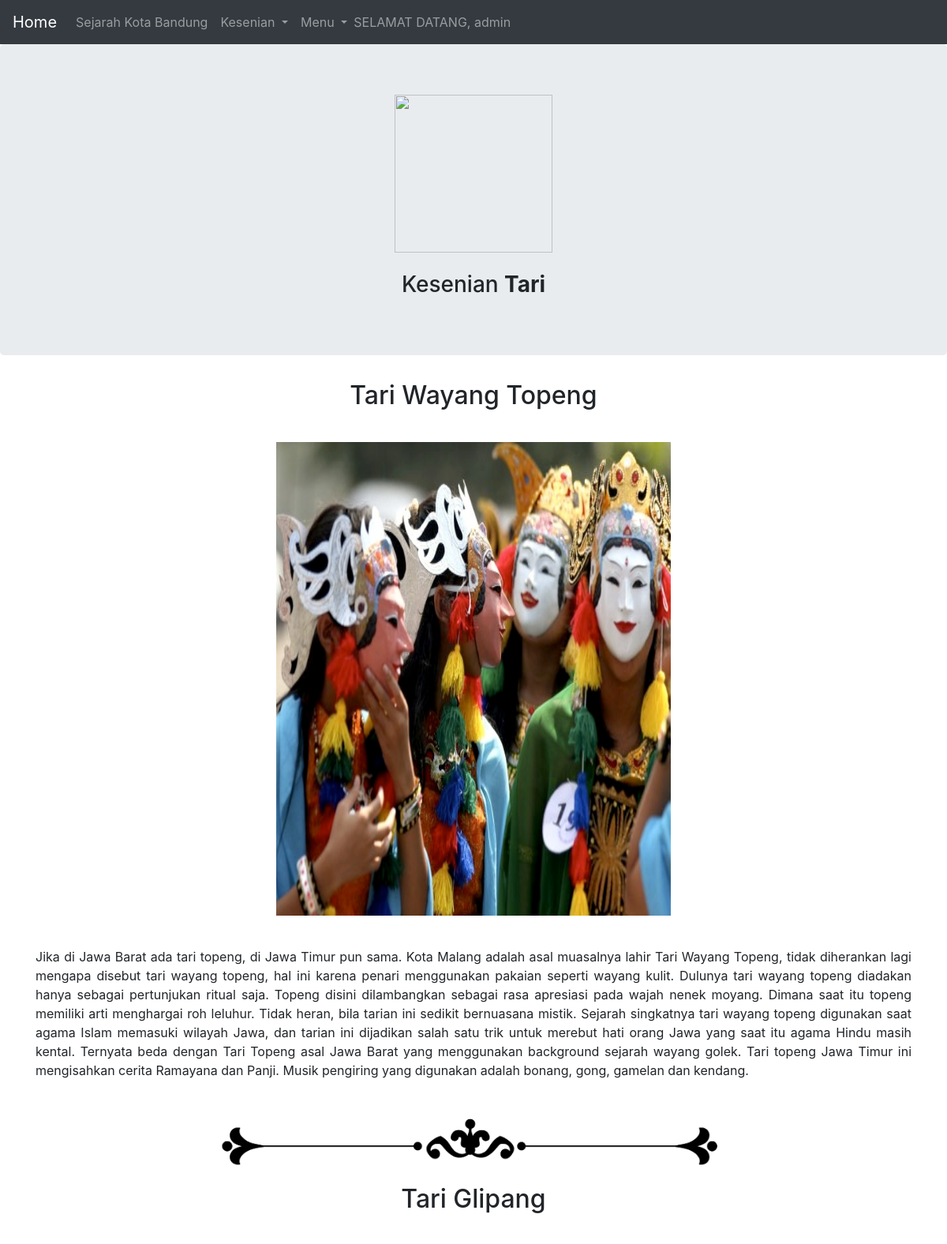
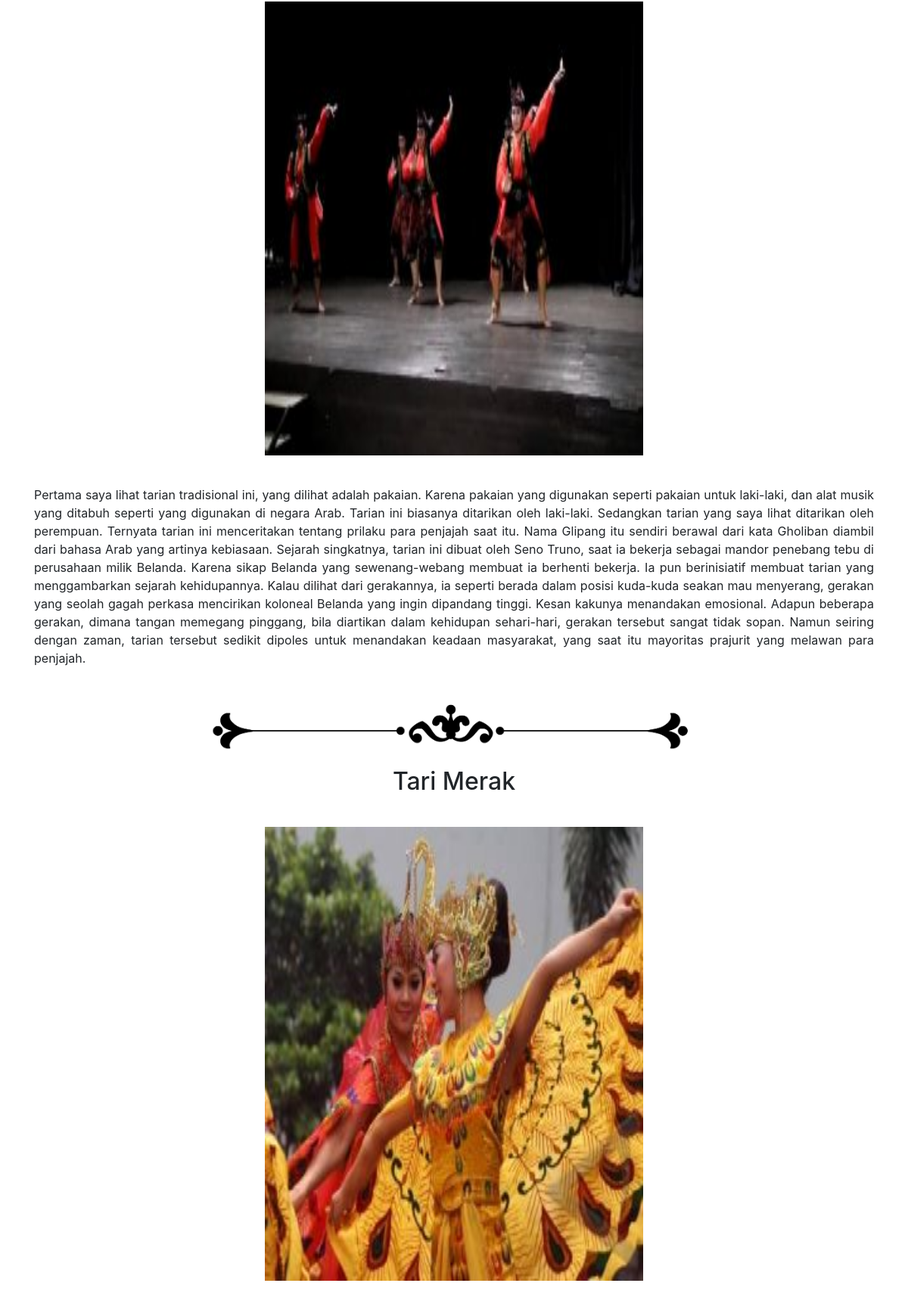
Screenshot of /keseniantari.php (signed in, upper part) with the database file from the repository (2 pictures, top to bottom).
### tables this page shows
CREATE TABLE `keseniantari` (
  `id` int(100) NOT NULL,
  `user` varchar(100) NOT NULL,
  `judul` varchar(100) NOT NULL,
  `gambar` varchar(200) NOT NULL,
  `isi` text NOT NULL
);

### keseniantari.php (the view, shortened to what this page needs)
<?php
	include 'navbar.php';
	include_once 'konek.php';
	$tampil = mysqli_query($dbcon,"SELECT * FROM keseniantari");
?>
<div class="jumbotron text-center">
	<img src = "http://jogjabelajar.jogjaprov.go.id/jbbudaya/upload/media/Tari%20Tradisional.png.png" style="width:200px;height:200px;">
	 </br><h3>Kesenian <b>Tari</b></h3></div>
<?php while ($data=mysqli_fetch_array($tampil)) { ?>
<form method="POST" action="">
<div class="container text-center">
	<p style="text-align:justify;"> <h2> <?php echo $data['judul'];?></h2> </p>
	<p> <?php echo "<img src='gambar2/".$data['gambar']."' width='500px' height='600px'/>";?></p>
  </div>
  <div class="container">
	<p style="text-align:justify;" width="100%"> <?php echo $data['isi'] ?> </p>
  </div>
  <center>
	<img src = "line.png" style="height:100px;width:700px">
</center>
  </form>
<?php } ?>

### rows the page displays
keseniantari: judul "Tari Wayang Topeng", gambar (picture), isi "Jika di Jawa Barat ada tari topeng, di Jawa Timur pun sama. Kota Malang adalah asal muasalnya lahir Tari Wayang Topeng, tidak diherankan lagi mengapa disebut tari wayang topeng, hal ini karena penari menggunakan pakaian seperti wayang kulit. Dulunya tari wayang topeng diadakan hanya sebagai pertunjukan ritual saja. Topeng disini dilambangkan sebagai rasa apresiasi pada wajah nenek moyang. Dimana saat itu topeng memiliki arti menghargai roh leluhur. Tidak heran, bila tarian ini sedikit bernuasana mistik. Sejarah singkatnya tari wayang topeng digunakan saat agama Islam memasuki wilayah Jawa, dan tarian ini dijadikan salah satu trik untuk merebut hati orang Jawa yang saat itu agama Hindu masih…"
keseniantari: judul "Tari Glipang", gambar (picture), isi "Pertama saya lihat tarian tradisional ini, yang dilihat adalah pakaian. Karena pakaian yang digunakan seperti pakaian untuk laki-laki, dan alat musik yang ditabuh seperti yang digunakan di negara Arab. Tarian ini biasanya ditarikan oleh laki-laki. Sedangkan tarian yang saya lihat ditarikan oleh perempuan. Ternyata tarian ini menceritakan tentang prilaku para penjajah saat itu. Nama Glipang itu sendiri berawal dari kata Gholiban diambil dari bahasa Arab yang artinya kebiasaan. Sejarah singkatnya, tarian ini dibuat oleh Seno Truno, saat ia bekerja sebagai mandor penebang tebu di perusahaan milik Belanda. Karena sikap Belanda yang sewenang-webang membuat ia berhenti bekerja. Ia pun…"
keseniantari: judul "Tari Merak", gambar (picture)

### other values shown
$_SESSION['sess_user'] "admin"
